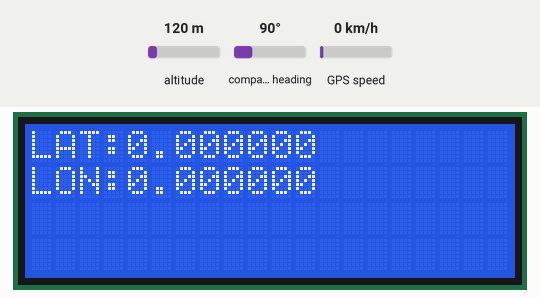
The sketch below on a simulated Arduino Uno, built with avr-gcc and run on an emulated ATmega328P. Parts: 20×4 character LCD. The inputs (shaded band) are chosen by the test bench; at power-on: altitude 120 m, compass heading 90°, GPS speed 0 km/h. The GPS gets a fix after 3 s at 37.7749, -122.4194 with 8 satellites; what the sketch prints to the serial monitor is not drawn.

Above: at 1.2 s.
At 4.4 s:
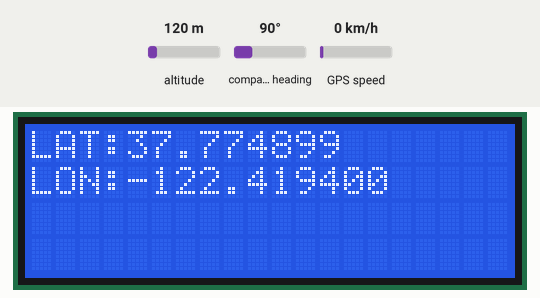

Measured:
- what the display in image 0 shows lasts 3.1 s, from 1.2 s to 4.3 s

The sketch:

simple_test_GPS_LCD.ino
```cpp
#include <SoftwareSerial.h>
#include <LiquidCrystal_I2C.h>
#include "TinyGPS.h"
#include <Wire.h>

/* This sample code demonstrates the normal use of a TinyGPS object.
   It requires the use of SoftwareSerial, and assumes that you have a
   4800-baud serial GPS device hooked up on pins 4(rx) and 3(tx).
*/

TinyGPS gps;
SoftwareSerial ss(2, 3);
LiquidCrystal_I2C lcd(0x27, 20, 4); // set the LCD address to 0x27 for a 20 chars and 4 line display;

void setup()
{

  lcd.init();
  lcd.init();
  lcd.backlight();
  Serial.begin(115200);
  ss.begin(9600);

  Serial.print("Simple TinyGPS library v. "); Serial.println(TinyGPS::library_version());
  Serial.println("by Mikal Hart");
  Serial.println();
}

void loop()
{
  bool newData = false;
  unsigned long chars;
  unsigned short sentences, failed;

  // For one second we parse GPS data and report some key values
  for (unsigned long start = millis(); millis() - start < 1000;)
  {
    while (ss.available())
    {
      char c = ss.read();
      // Serial.write(c); // uncomment this line if you want to see the GPS data flowing
      if (gps.encode(c)) // Did a new valid sentence come in?
        newData = true;
    }
  }


      float flat, flon = 0;
    unsigned long age = 0;
  if (newData)
  {
    gps.f_get_position(&flat, &flon, &age);
    Serial.print("LAT=");
    Serial.print(flat == TinyGPS::GPS_INVALID_F_ANGLE ? 0.0 : flat, 6);
    Serial.print(" LON=");
    Serial.print(flon == TinyGPS::GPS_INVALID_F_ANGLE ? 0.0 : flon, 6);
    Serial.print(" SAT=");
    Serial.print(gps.satellites() == TinyGPS::GPS_INVALID_SATELLITES ? 0 : gps.satellites());
    Serial.print(" PREC=");
    Serial.print(gps.hdop() == TinyGPS::GPS_INVALID_HDOP ? 0 : gps.hdop());

    //Scrivi((String)float2s(flat,7) + " SAT=" +  (String)gps.satellites(),(String)float2s(flon,7) + " P=" + (String)gps.hdop() );
    //Scrivi("LAT:" + (String)flat, "LON:" + (String)flon);


  }
       lcd.setCursor(0, 0);
       lcd.print("LAT:" + (String)float2s(flat,7) + "                ");
       lcd.setCursor(0, 1);
       lcd.print("LON:" + (String)float2s(flon,7) + "                ");

  gps.stats(&chars, &sentences, &failed);
  Serial.print(" CHARS=");
  Serial.print(chars);
  Serial.print(" SENTENCES=");
  Serial.print(sentences);
  Serial.print(" CSUM ERR=");
  Serial.println(failed);
  if (chars == 0)
  Serial.println("** No characters received from GPS: check wiring **");
  //Scrivi("POSIZIONE", "NON RILEVATA");

}

void Scrivi(String riga1, String riga2) {
  //lcd.clear();
  lcd.setCursor(0, 0);
  lcd.print(riga1 + "                ");
  lcd.setCursor(0, 1);
  lcd.print(riga2 + "                ");

}

char * float2s(float f, unsigned int digits)
{
 int index = 0;
 static char s[16];
 static char t[16];   // buffer to build string representation


dtostrf(f, 4, 6, s);

sprintf(t,"%s", s);


 return t;

}
```
